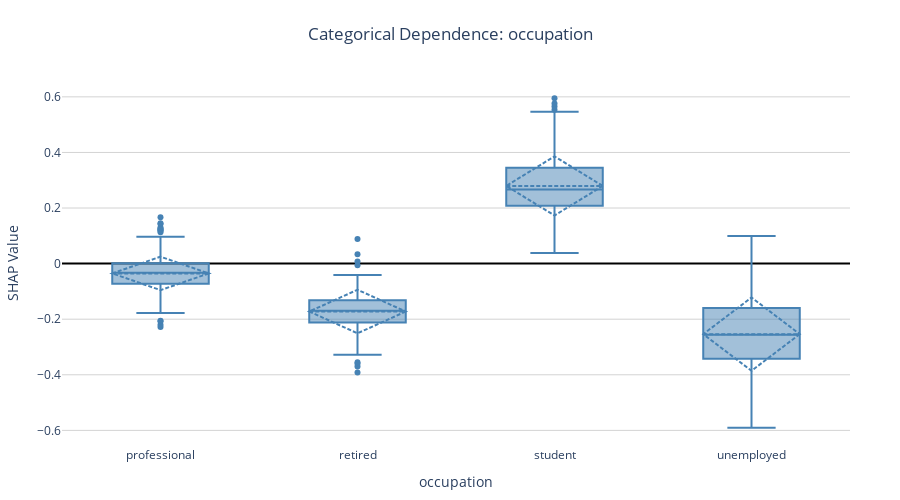

Here is the notebook cell this chart was saved with:
### Markdown cell above
---
## 4. Categorical Dependence Plots

**What it shows:** SHAP distributions for each category (box plots)

**vs Native SHAP:** Native SHAP shows scattered points (messy). We use box plots (clearer).

**UNIQUE FEATURE** - Specialized visualization for categorical features

### Code cell
fig = interp.plot_dependence_categorical('occupation', value_labels=occupation_labels)
fig.show()

print("\n📊 Business insight:")
print("  - Students: positive SHAP (more likely to convert)")
print("  - Unemployed: negative SHAP (less likely to convert)")

### Figure 1 — Plotly figure (JSON) as saved in the notebook; plotly's stock layout.template omitted (floating-point values rounded to 4 significant figures; data arrays with more than 128 entries replaced by an {"elided": "..."} marker saying what was removed)
{"data": [{"boxmean": "sd", "hovertemplate": "<b>professional</b><br>SHAP: %{y:.4f}<extra></extra>", "marker": {"color": "steelblue"}, "name": "professional", "type": "box", "y": {"elided": "509 float values"}}, {"boxmean": "sd", "hovertemplate": "<b>retired</b><br>SHAP: %{y:.4f}<extra></extra>", "marker": {"color": "steelblue"}, "name": "retired", "type": "box", "y": {"elided": "150 float values"}}, {"boxmean": "sd", "hovertemplate": "<b>student</b><br>SHAP: %{y:.4f}<extra></extra>", "marker": {"color": "steelblue"}, "name": "student", "type": "box", "y": {"elided": "241 float values"}}, {"boxmean": "sd", "hovertemplate": "<b>unemployed</b><br>SHAP: %{y:.4f}<extra></extra>", "marker": {"color": "steelblue"}, "name": "unemployed", "type": "box", "y": [-0.2818, -0.2197, -0.01499, -0.2557, -0.3449, -0.4412, -0.07957, -0.4057, -0.05882, -0.2463, -0.2711, -0.4858, -0.3048, -0.2651, -0.2357, -0.2725, -0.4731, -0.411, -0.2075, -0.5101, -0.1496, -0.4458, -0.02073, -0.1612, -0.2707, -0.215, -0.2125, -0.2401, -0.1353, -0.2241, -0.3416, -0.107, -0.2383, -0.3431, -0.3243, -0.1152, -0.1532, -0.223, -0.5234, -0.1648, -0.4013, -0.2006, -0.366, -0.2568, -0.393, -0.4222, 0.05584, -0.04921, -0.2957, -0.2443, -0.4715, -0.265, -0.1583, -0.2507, -0.2202, -0.1359, -0.3705, -0.2068, -0.1438, -0.3474, -0.1552, -0.1558, -0.3914, -0.2731, -0.2189, -0.3584, -0.3204, -0.08392, -0.2991, -0.2514, -0.1131, -0.2218, -0.2933, -0.1768, -0.1436, -0.294, -0.5904, -0.04418, -0.197, 0.07285, -0.4405, -0.2657, -0.2942, -0.159, -0.3051, -0.2615, -0.4864, -0.3941, -0.3205, -0.1249, -0.265, -0.3923, -0.3348, -0.3632, 0.09957, -0.2773, -0.1957, -0.1832, -0.1053, -0.2574]}], "layout": {"height": 500, "hovermode": "closest", "margin": {"b": 50, "l": 50, "r": 50, "t": 80}, "plot_bgcolor": "white", "showlegend": false, "title": {"text": "Categorical Dependence: occupation", "x": 0.5, "xanchor": "center"}, "xaxis": {"title": {"text": "occupation"}}, "yaxis": {"gridcolor": "lightgray", "gridwidth": 1, "showgrid": true, "title": {"text": "SHAP Value"}, "zeroline": true, "zerolinecolor": "black", "zerolinewidth": 2}}}
